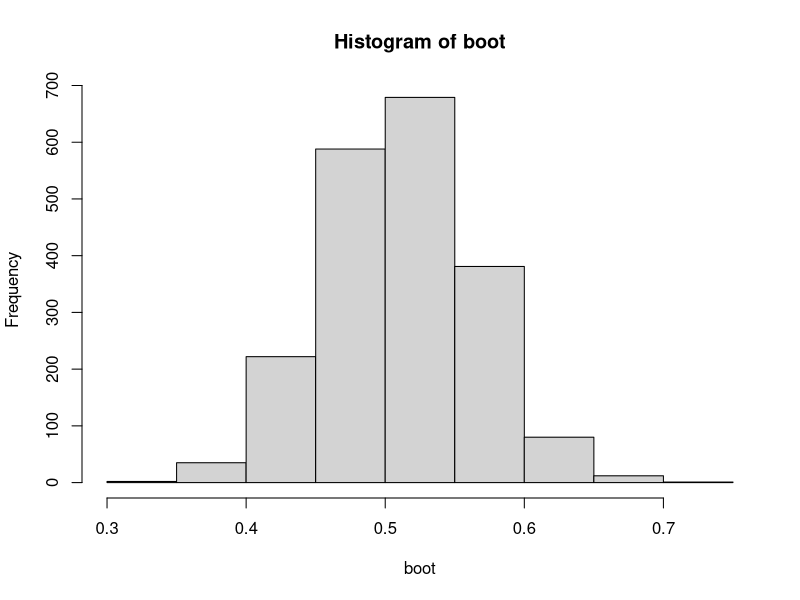
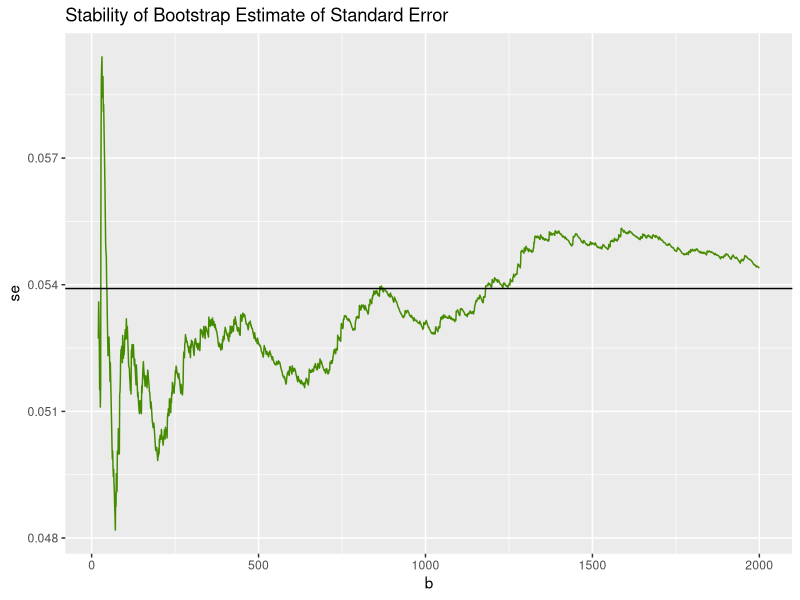

These charts were generated, in order, by the following R code:
## ---- chunk 1
knitr::opts_chunk$set(echo = TRUE)
library(ggplot2)
## ---- chunk 2
set.seed(1)

n <- 30
alpha <- 0.05
sample <- runif(n)

mu_hat <- mean(sample)
se_hat <- sd(sample) / sqrt(n)
t <- qt(1 - alpha/2, df = n-1) 

# Student-confidence interval for mu
ci_student <- c(mu_hat - t* se_hat, mu_hat + t * se_hat)
ci_student
## ---- chunk 3
# sample standard deviation
sd_hat <- sd(sample)

se_hat <- sd_hat / sqrt(n)
se_hat

## ---- chunk 4
B <- 2000
boot <- numeric(B)

for (i in 1:B) {
  x_boot <- sample(sample, replace = TRUE)
  boot[i] <- mean(x_boot)
}

# Bootstrapped standard error of the mean
sd(boot)

hist(boot)

## ---- chunk 5
plot_stability <- function(x) {  # x is the vector of Bootstrap replications
  df <- data.frame(x = x, b = 1:length(x))
  df$se <- sapply(df$b, function(i) sd(x[1:i]))  # "cumsd"

  ggplot(subset(df, b >= 20), aes(b, se)) +
    geom_line(color = "chartreuse4") +
    ggtitle("Stability of Bootstrap Estimate of Standard Error")
}

plot_stability(boot) +
  geom_hline(yintercept = sd(sample) / sqrt(n))  # Estimated standard error of the mean
## ---- chunk 6


ci_boot <- mu_hat + c(-1, 1) * qnorm(1 - alpha/2) * sd(boot)

ci_boot
ci_student

## ---- chunk 7

y_1 = runif(21)
y_2 = runif(51)

estimator <- function(x, y) {
  median(y) - median(x)
}

boot <- replicate(
  9999,
  estimator(
    sample(y_1, replace = TRUE), 
    sample(y_2, replace = TRUE)
  )
)

ci_boot_perc <- quantile(boot, c(alpha/2, 1-alpha/2))
ci_boot_std <- estimator(y_1, y_2) + c(-1, 1) * qnorm(1 - alpha/2) * sd(boot)

ci_boot_perc
ci_boot_std
## ---- chunk 8

library(tidyverse)

n <- 30
b <- 9999
n_sim <- 1000

set.seed(1)

ci <- function(x, alpha = 0.05) {
  q <- qt(1 - alpha / 2, df=n-1)
  se <- sd(x) / sqrt(length(x))
  mu_hat <- mean(x)
  
  boot <- replicate(B,
    mean(sample(x, replace = TRUE))
  )
  
  out <- c(mu_hat,
    mu_hat + c(-1, 1) * q * se,
    mu_hat + c(-1, 1) * qnorm(1 - alpha/2) * sd(boot),
    quantile(boot, c(alpha/2, 1-alpha/2))
  )
  names(out) <- c("estimate", "l_std", "u_std", "l_boot", "u_boot", "l_perc", "u_perc")
  
  out
}


results <- replicate(n_sim, ci(runif(n))) %>% 
  t() %>% 
  data.frame() %>% 
  mutate(ok_std = (l_std <= estimate) & (estimate <= u_std)) %>% 
  mutate(ok_boot = (l_boot <= estimate) & (estimate <= u_boot)) %>% 
  mutate(ok_boot_perc = (l_perc <= estimate) & (estimate <= u_perc))


head(results)



## ---- chunk 9
mean(results$ok_std)
mean(results$ok_boot)
mean(results$ok_boot_perc)
